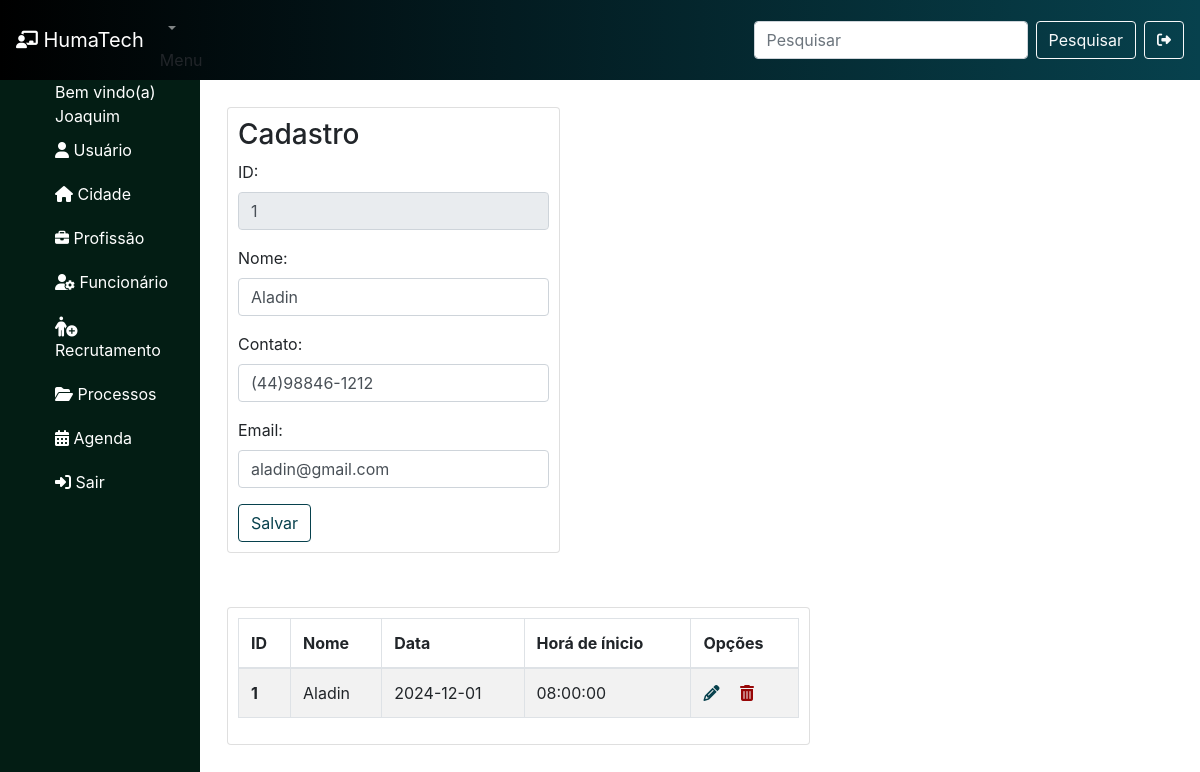
Page /recrutamento.php?idAlt=1 (signed in) on the committed database.
### tables this page shows
CREATE TABLE recrutamento(
	id INT AUTO_INCREMENT PRIMARY KEY NOT NULL,
    nome VARCHAR(255),
    contato VARCHAR(100),
    email VARCHAR(100),
    data_entrevista DATE,
    hora_inicio TIME,
    hora_fim TIME,
    data_cadastro DATETIME DEFAULT CURRENT_TIMESTAMP,
    tipo VARCHAR(100),
    obs VARCHAR(255),
    curriculo VARCHAR(255),
    foto VARCHAR(255)
    
);

### recrutamento.php (the view, shortened to what this page needs)
<!DOCTYPE html>
<html lang="pr-br">
<?php
include "conexao.php";
$destino = './recrutamento/inserir.php';
if (!empty($_GET['idAlt'])) {
  $id = $_GET['idAlt'];
  $sql = "SELECT * FROM recrutamento WHERE id='$id' ";
  $dados = mysqli_query($conexao, $sql);
  $dadosAlt = mysqli_fetch_assoc($dados);
  $destino = './recrutamento/alterar.php';
}
?>
<head>
  <link rel="stylesheet" href="https://cdnjs.cloudflare.com/ajax/libs/font-awesome/6.6.0/css/all.min.css"
 />
  <link rel="stylesheet" href="https://stackpath.bootstrapcdn.com/bootstrap/4.1.3/css/bootstrap.min.css"
>
  <link rel="stylesheet" href="./recursos/style.css">
  <link rel="stylesheet" href="https://cdn.datatables.net/2.1.8/css/dataTables.dataTables.css" />
</head>
<body>
<?php include './menuSuperior.php';?>
  <div class="container-fluid">
    <div class="row">
      <div class="col-md-2 menu">
       <?php include './menuLateral.php'; ?>
      </div>
      <div class="col-md-10">
        <div class="row">
          <div class="col-md-4 card">
            <h3>Cadastro</h3>
            <form action="<?= $destino ?>" method="post">
              <div class="form-group">
                <label>ID: </label>
                <input readonly value="<?php echo isset($dadosAlt) ? $dadosAlt['id'] : '' ?>" type="text" name="id"
                  class="form-control" placeholder="Seu ID">
              </div>
              <div class="form-group">
                <label>Nome: </label>
                <input value="<?php echo isset($dadosAlt) ? $dadosAlt['nome'] : '' ?>" type="text" name="nome" required
                  class="form-control" placeholder="Seu Nome">
              </div>
              <div class="form-group">
                <label>Contato: </label>
                <input value="<?php echo isset($dadosAlt) ? $dadosAlt['contato'] : '' ?>" type="text" name="contato" required
                  class="form-control tel" placeholder="Contato">
              </div>
              <div class="form-group">
                <label>Email: </label>
                <input value="<?php echo isset($dadosAlt) ? $dadosAlt['email'] : '' ?>" type="text" name="email"
                  required class="form-control" placeholder="Email">
              </div>
              <button type="submit" class="btn btn-outline-info color"> Salvar </button>
            </form>
          </div>
          <div class="col-md-7 card">
            <table class="table table-striped table-bordered" id="tabela">
              <thead>
                <tr>
                  <th scope="col">ID</th>
                  <th scope="col">Nome</th>
                  <th scope="col">Data</th>
                  <th scope="col">Horá de ínicio</th>
                  <th scope="col">Opções</th>
                </tr>
              </thead>
              <tbody>
                <?php
                $sql = 'SELECT * FROM recrutamento';
                $resultado = mysqli_query($conexao, $sql);
                while ($colunas = mysqli_fetch_assoc($resultado)) {
                  ?>
                  <tr>
                    <th scope="row"> <?php echo $colunas['id'] ?> </th>
                    <td> <?php echo $colunas['nome'] ?></td>
                    <td> <?php echo $colunas['data_entrevista'] ?></td>
                    <td> <?php echo $colunas['hora_inicio'] ?></td>
                    <td>
                      <a href="recrutamento.php?idAlt=<?= $colunas['id'] ?>"> <i class="fa-solid fa-pencil mr-3"
                          style="color: #07414d;"></i></a>
                      <a href="<?php echo './recrutamento/excluir.php?id=' . $colunas['id']; ?>"> <i
                          class="fa-solid fa-trash-can" style="color: #970707;"></i></a>
                    </td>
                  </tr>
                <?php } ?>
              </tbody>
            </table>
          </div>
        </div>
      </div>
    </div>
</body>
</html>

### recursos/style.css (style rules this page uses)
.color { border-color: #07414d; color: #07414d; }
.menu { background-color: rgb(3, 29, 20); height: 100vh; list-style: none; }
.card { margin-top: 5px; padding: 10px; margin: 27px; }

### rows in the picture
recrutamento: id "1", nome "Aladin", contato "(44)98846-1212", email "aladin@gmail.com", data_entrevista "2024-12-01", hora_inicio "08:00:00"

### other values in the picture
$_SESSION['usuario'] "Joaquim"
